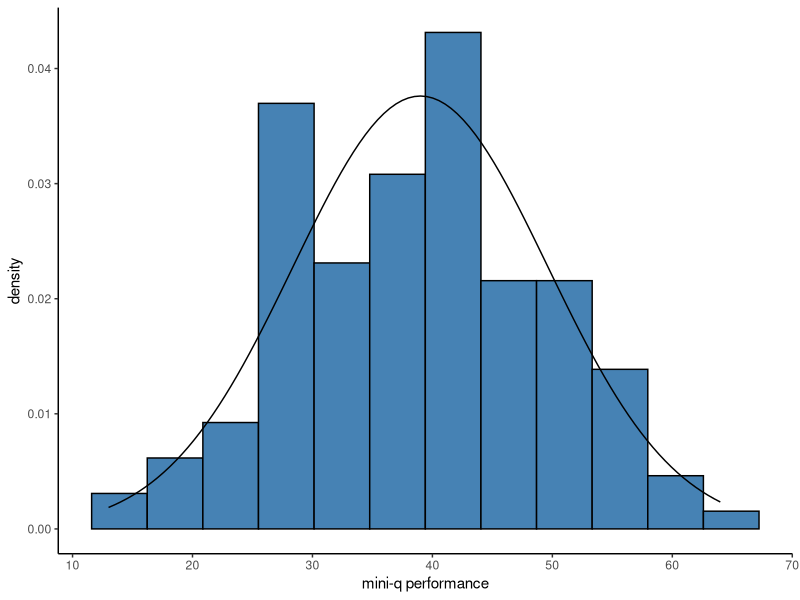
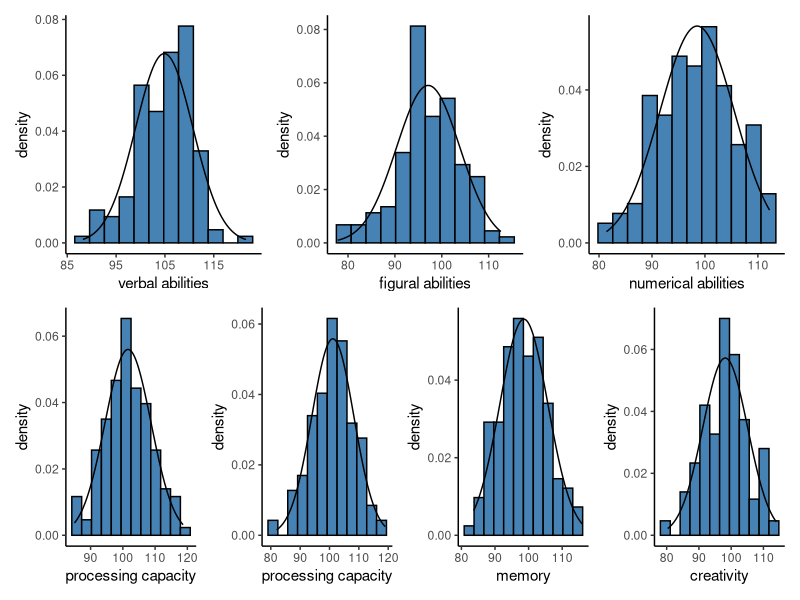
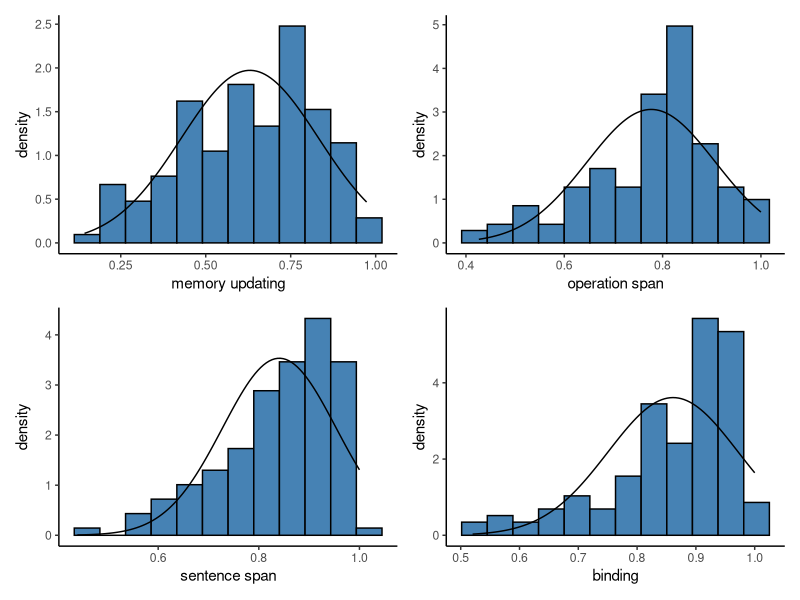
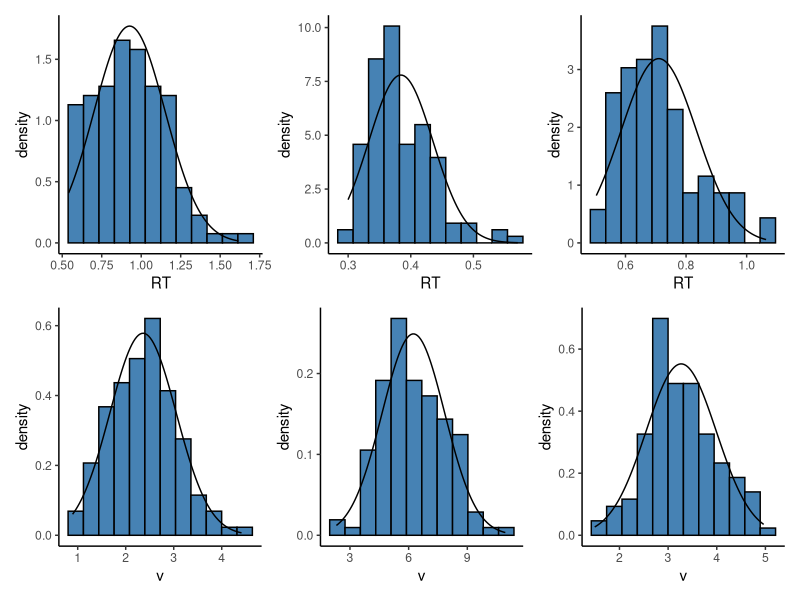

These charts were generated, in order, by the following R code: (Note: this script raises an error after producing the figures.)
##################################################################
## This R script accompanies the paper "Don't waste your time   ##
## measuring intelligence: Further evidence for the validity of ##
## a three-minute speeded reasoning test" by Schubert et al.    ## 
## (2023) and contains the analysis code for Study 1.           ## 
##################################################################

# set working directory 
setwd(dirname(rstudioapi::getActiveDocumentContext()$path))

# load packages ----
library(lavaan)
library(tidyverse)
library(psych)
library(patchwork)

# load data ----
data <- read.csv("data_study1.csv")

# descriptive  statistics ----
describe(data)

miniq <- data %>%
  ggplot(aes(x = miniq_sum)) + 
  geom_histogram(mapping = aes(x = miniq_sum, y=after_stat(density)),bins = 12, position = "dodge",fill = "steelblue", colour="black") + 
  stat_function(fun = dnorm, args = list(mean = mean(data$miniq_sum), sd = sd(data$miniq_sum))) +
  labs(x = "mini-q performance") +
  theme_classic()

BIS_V <- data %>%
  ggplot(aes(x = BIS_V)) + 
  geom_histogram(mapping = aes(x = BIS_V, y=after_stat(density)),bins = 12, position = "dodge",fill = "steelblue", colour="black") + 
  stat_function(fun = dnorm, args = list(mean = mean(data$BIS_V), sd = sd(data$BIS_V))) +
  labs(x = "verbal abilities") +
  theme_classic()

BIS_F <- data %>%
  ggplot(aes(x = BIS_F)) + 
  geom_histogram(mapping = aes(x = BIS_F, y=after_stat(density)),bins = 12, position = "dodge",fill = "steelblue", colour="black") + 
  stat_function(fun = dnorm, args = list(mean = mean(data$BIS_F), sd = sd(data$BIS_F))) +
  labs(x = "figural abilities") +
  theme_classic()

BIS_N <- data %>%
  ggplot(aes(x = BIS_N)) + 
  geom_histogram(mapping = aes(x = BIS_N, y=after_stat(density)),bins = 12, position = "dodge",fill = "steelblue", colour="black") + 
  stat_function(fun = dnorm, args = list(mean = mean(data$BIS_N, na.rm = TRUE), sd = sd(data$BIS_N, na.rm = TRUE))) +
  labs(x = "numerical abilities") +
  theme_classic()

BIS_PC <- data %>%
  ggplot(aes(x = BIS_PC)) + 
  geom_histogram(mapping = aes(x = BIS_PC, y=after_stat(density)),bins = 12, position = "dodge",fill = "steelblue", colour="black") + 
  stat_function(fun = dnorm, args = list(mean = mean(data$BIS_PC), sd = sd(data$BIS_PC))) +
  labs(x = "processing capacity") +
  theme_classic()


BIS_PS <- data %>%
  ggplot(aes(x = BIS_PS)) + 
  geom_histogram(mapping = aes(x = BIS_PS, y=after_stat(density)),bins = 12, position = "dodge",fill = "steelblue", colour="black") + 
  stat_function(fun = dnorm, args = list(mean = mean(data$BIS_PS), sd = sd(data$BIS_PS))) +
  labs(x = "processing capacity") +
  theme_classic()

BIS_M <- data %>%
  ggplot(aes(x = BIS_M)) + 
  geom_histogram(mapping = aes(x = BIS_M, y=after_stat(density)),bins = 12, position = "dodge",fill = "steelblue", colour="black") + 
  stat_function(fun = dnorm, args = list(mean = mean(data$BIS_M, na.rm = TRUE), sd = sd(data$BIS_M, na.rm = TRUE))) +
  labs(x = "memory") +
  theme_classic()

BIS_C <- data %>%
  ggplot(aes(x = BIS_C)) + 
  geom_histogram(mapping = aes(x = BIS_C, y=after_stat(density)),bins = 12, position = "dodge",fill = "steelblue", colour="black") + 
  stat_function(fun = dnorm, args = list(mean = mean(data$BIS_C, na.rm = TRUE), sd = sd(data$BIS_C, na.rm = TRUE))) +
  labs(x = "creativity") +
  theme_classic()

WMC_MU <- data %>%
  ggplot(aes(x = WMC_MU)) + 
  geom_histogram(mapping = aes(x = WMC_MU, y=after_stat(density)),bins = 12, position = "dodge",fill = "steelblue", colour="black") + 
  stat_function(fun = dnorm, args = list(mean = mean(data$WMC_MU, na.rm = TRUE), sd = sd(data$WMC_MU, na.rm = TRUE))) +
  labs(x = "memory updating") +
  theme_classic()

WMC_OpSp <- data %>%
  ggplot(aes(x = WMC_OpSp)) + 
  geom_histogram(mapping = aes(x = WMC_OpSp, y=after_stat(density)),bins = 12, position = "dodge",fill = "steelblue", colour="black") + 
  stat_function(fun = dnorm, args = list(mean = mean(data$WMC_OpSp, na.rm = TRUE), sd = sd(data$WMC_OpSp, na.rm = TRUE))) +
  labs(x = "operation span") +
  theme_classic()

WMC_SenSp <- data %>%
  ggplot(aes(x = WMC_SenSp)) + 
  geom_histogram(mapping = aes(x = WMC_SenSp, y=after_stat(density)),bins = 12, position = "dodge",fill = "steelblue", colour="black") + 
  stat_function(fun = dnorm, args = list(mean = mean(data$WMC_SenSp, na.rm = TRUE), sd = sd(data$WMC_SenSp, na.rm = TRUE))) +
  labs(x = "sentence span") +
  theme_classic()

WMC_Binding <- data %>%
  ggplot(aes(x = WMC_Binding)) + 
  geom_histogram(mapping = aes(x = WMC_Binding, y=after_stat(density)),bins = 12, position = "dodge",fill = "steelblue", colour="black") + 
  stat_function(fun = dnorm, args = list(mean = mean(data$WMC_Binding, na.rm = TRUE), sd = sd(data$WMC_Binding, na.rm = TRUE))) +
  labs(x = "binding") +
  theme_classic()

SMS_RT <- data %>%
  ggplot(aes(x = SMS_RT)) + 
  geom_histogram(mapping = aes(x = SMS_RT, y=after_stat(density)),bins = 12, position = "dodge",fill = "steelblue", colour="black") + 
  stat_function(fun = dnorm, args = list(mean = mean(data$SMS_RT, na.rm = TRUE), sd = sd(data$SMS_RT, na.rm = TRUE))) +
  labs(x = "RT") +
  theme_classic()

CRT_RT <- data %>%
  ggplot(aes(x = CRT_RT)) + 
  geom_histogram(mapping = aes(x = CRT_RT, y=after_stat(density)),bins = 12, position = "dodge",fill = "steelblue", colour="black") + 
  stat_function(fun = dnorm, args = list(mean = mean(data$CRT_RT, na.rm = TRUE), sd = sd(data$CRT_RT, na.rm = TRUE))) +
  labs(x = "RT") +
  theme_classic()

PLM_RT <- data %>%
  ggplot(aes(x = PLM_RT)) + 
  geom_histogram(mapping = aes(x = PLM_RT, y=after_stat(density)),bins = 12, position = "dodge",fill = "steelblue", colour="black") + 
  stat_function(fun = dnorm, args = list(mean = mean(data$PLM_RT, na.rm = TRUE), sd = sd(data$PLM_RT, na.rm = TRUE))) +
  labs(x = "RT") +
  theme_classic()

SMS_v <- data %>%
  ggplot(aes(x = SMS_v)) + 
  geom_histogram(mapping = aes(x = SMS_v, y=after_stat(density)),bins = 12, position = "dodge",fill = "steelblue", colour="black") + 
  stat_function(fun = dnorm, args = list(mean = mean(data$SMS_v, na.rm = TRUE), sd = sd(data$SMS_v, na.rm = TRUE))) +
  labs(x = "v") +
  theme_classic()

CRT_v <- data %>%
  ggplot(aes(x = CRT_v)) + 
  geom_histogram(mapping = aes(x = CRT_v, y=after_stat(density)),bins = 12, position = "dodge",fill = "steelblue", colour="black") + 
  stat_function(fun = dnorm, args = list(mean = mean(data$CRT_v, na.rm = TRUE), sd = sd(data$CRT_v, na.rm = TRUE))) +
  labs(x = "v") +
  theme_classic()

PLM_v <- data %>%
  ggplot(aes(x = PLM_v)) + 
  geom_histogram(mapping = aes(x = PLM_v, y=after_stat(density)),bins = 12, position = "dodge",fill = "steelblue", colour="black") + 
  stat_function(fun = dnorm, args = list(mean = mean(data$PLM_v, na.rm = TRUE), sd = sd(data$PLM_v, na.rm = TRUE))) +
  labs(x = "v") +
  theme_classic()

miniq

(BIS_V | BIS_F | BIS_N) / (BIS_PC | BIS_PS | BIS_M | BIS_C)

(WMC_MU | WMC_OpSp) / (WMC_SenSp | WMC_Binding)

(SMS_RT | CRT_RT | PLM_RT) / (SMS_v | CRT_v | PLM_v)
  

odd_even_cor <- 
  2*cor(data$miniq_even, data$miniq_odd)/(1+cor(data$miniq_even, data$miniq_odd))

# structural equation models ----

# (1) How predictive is mini-q performance of general cognitive abilities?

# latent correlation between mini-q performance and general cognitive abilities
model_cor <- '
          # measurement models
          g =~ BIS_V_z + BIS_F_z + BIS_N_z
          mini_q =~ miniq_1_z + miniq_2_z + miniq_3_z
          
          # latent correlation
          mini_q ~~ g

          # fix intercepts to zero
          BIS_V_z ~ 0
          BIS_F_z ~ 0
          BIS_N_z ~ 0
          miniq_1_z ~ 0
          miniq_2_z ~ 0
          miniq_3_z ~ 0'

fit_cor <- sem(model = model_cor, data = data, estimator = "ML" , missing="fiml")
summary(fit_cor, fit.measures=TRUE,standardized = TRUE, rsquare=TRUE)
standardizedSolution(fit_cor)

# corrected for age
model_cor_age <- '
          # measurement models
          g =~ BIS_V_z + BIS_F_z + BIS_N_z
          mini_q =~ miniq_1_z + miniq_2_z + miniq_3_z
          
          # latent correlation
          mini_q ~~ g
          mini_q ~ age_z
          g ~ age_z

          # fix intercepts to zero
          BIS_V_z ~ 0
          BIS_F_z ~ 0
          BIS_N_z ~ 0
          miniq_1_z ~ 0
          miniq_2_z ~ 0
          miniq_3_z ~ 0
          age_z ~ 0'

fit_cor_age <- sem(model = model_cor_age, data = data, estimator = "ML" , missing="fiml")
summary(fit_cor_age, fit.measures=TRUE,standardized = TRUE,rsquare=T)
standardizedSolution(fit_cor_age)

# (2) To what degree do processing speed and working memory capacity account for
# the relationship between mini-q performance and general cognitive abilities?

# regression model without mediation
model_reg <- '
          # measurement models
          g =~ BIS_V_z + BIS_F_z + BIS_N_z
          mini_q =~ miniq_1_z + miniq_2_z + miniq_3_z
          
          
          # regression 
            g ~ mini_q
            
          # fix intercepts to zero
          BIS_V_z ~ 0
          BIS_F_z ~ 0
          BIS_N_z ~ 0
          miniq_1_z ~ 0
          miniq_2_z ~ 0
          miniq_3_z ~ 0
          '

fit_reg <- sem(model = model_reg, data = data, estimator = "ML" , missing="fiml")
summary(fit_reg, fit.measures=TRUE,standardized = TRUE,rsquare=T)
standardizedSolution(fit_reg)

# mediation model with WMC and drift as mediators
model_med_1 <- '
          # measurement models
          g =~ BIS_V_z + BIS_F_z + BIS_N_z
          mini_q =~ miniq_1_z + miniq_2_z + miniq_3_z
          WMC =~ WMC_MU_z + WMC_Binding_z + WMC_OpSp_z + WMC_SenSp_z
          v =~ CRT_v_z + SMS_v_z + PLM_v_z
          WMC_OpSp_z ~~ WMC_SenSp_z
          
          # mediation 
            g ~ c*mini_q
            WMC ~ a1*mini_q
            v ~ a2*mini_q
            g ~ b1*WMC
            g ~ b2*v
            WMC ~~ v
            
          # indirect effect (a*b)
             ab1 := a1*b1
             ab2 := a2*b2
             
          # total effect
             total := c + (a1*b1) + (a2*b2)

          # fix intercepts to zero
          BIS_V_z ~ 0
          BIS_F_z ~ 0
          BIS_N_z ~ 0
          miniq_1_z ~ 0
          miniq_2_z ~ 0
          miniq_3_z ~ 0
          WMC_MU_z ~ 0
          WMC_Binding_z ~ 0
          WMC_OpSp_z ~ 0
          WMC_SenSp_z ~ 0
          CRT_v_z ~ 0
          SMS_v_z ~ 0
          PLM_v_z ~ 0'

fit_med_1 <- sem(model = model_med_1, data = data, estimator = "ML" , missing="fiml")
summary(fit_med_1, fit.measures=TRUE,standardized = TRUE,rsquare=T)
standardizedSolution(fit_med_1)

# mediation model with WMC and mean RT as mediators
model_med_2 <- '
          # measurement models
          g =~ BIS_V_z + BIS_F_z + BIS_N_z
          mini_q =~ miniq_1_z + miniq_2_z + miniq_3_z
          WMC =~ WMC_MU_z + WMC_Binding_z + WMC_OpSp_z + WMC_SenSp_z
          RT =~ CRT_RT_z + SMS_RT_z + PLM_RT_z
          WMC_OpSp_z ~~ WMC_SenSp_z
          
          # mediation 
            g ~ c*mini_q
            WMC ~ a1*mini_q
            RT ~ a2*mini_q
            g ~ b1*WMC
            g ~ b2*RT
            WMC ~~ RT
            
          # indirect effect (a*b)
             ab1 := a1*b1
             ab2 := a2*b2
             
          # total effect
             total := c + (a1*b1) + (a2*b2)

          # fix intercepts to zero
          BIS_V_z ~ 0
          BIS_F_z ~ 0
          BIS_N_z ~ 0
          miniq_1_z ~ 0
          miniq_2_z ~ 0
          miniq_3_z ~ 0
          WMC_MU_z ~ 0
          WMC_Binding_z ~ 0
          WMC_OpSp_z ~ 0
          WMC_SenSp_z ~ 0
          CRT_RT_z ~ 0
          SMS_RT_z ~ 0
          PLM_RT_z ~ 0'

fit_med_2 <- sem(model = model_med_2, data = data, estimator = "ML" , missing="fiml")
summary(fit_med_2, fit.measures=TRUE,standardized = TRUE,rsquare=T)
standardizedSolution(fit_med_2)

# (3) How do different operation-related components contribute to mini-q performance?

# multivariate regression model
model_mreg_op <- '
          # measurement models
          mini_q =~ miniq_1_z + miniq_2_z + miniq_3_z

          # multiple regression
          mini_q ~ BIS_PC_z + BIS_M_z + BIS_C_z + BIS_PS_z
          BIS_PC_z ~~ BIS_M_z + BIS_C_z + BIS_PS_z
          BIS_M_z ~~ BIS_C_z + BIS_PS_z
          BIS_C_z ~~ BIS_PS_z

          # fix intercepts to zero
          BIS_PC_z ~ 0
          BIS_M_z ~ 0
          BIS_C_z ~ 0
          BIS_PS_z ~ 0
          miniq_1_z ~ 0
          miniq_2_z ~ 0
          miniq_3_z ~ 0'

fit_mreg_op <- sem(model = model_mreg_op, data = data, estimator = "ML" , missing="fiml")
summary(fit_mreg_op, fit.measures=TRUE,standardized = TRUE,rsquare=T)
standardizedSolution(fit_mreg_op)

# modified multivariate regression model (regression path from memory and creativity fixed to 0)
model_mreg_op_mod1 <- '
          # measurement models
          mini_q =~ miniq_1_z + miniq_2_z + miniq_3_z

          # multiple regression
          mini_q ~ BIS_PC_z + 0*BIS_M_z + 0*BIS_C_z + BIS_PS_z
          BIS_PC_z ~~ BIS_M_z + BIS_C_z + BIS_PS_z
          BIS_M_z ~~ BIS_C_z + BIS_PS_z
          BIS_C_z ~~ BIS_PS_z

          # fix intercepts to zero
          BIS_PC_z ~ 0
          BIS_M_z ~ 0
          BIS_C_z ~ 0
          BIS_PS_z ~ 0
          miniq_1_z ~ 0
          miniq_2_z ~ 0
          miniq_3_z ~ 0'

fit_mreg_op_mod1 <- sem(model = model_mreg_op_mod1, data = data, estimator = "ML" , missing="fiml")
summary(fit_mreg_op_mod1, fit.measures=TRUE,standardized = TRUE,rsquare=T)
standardizedSolution(fit_mreg_op_mod1)

# comparison between the two multiple regression models
anova(fit_mreg_op, fit_mreg_op_mod1)

# modified multivariate regression model (regression path from memory and creativity fixed to 0
# and regressions weights of processing capacity and speed constrained to be equal)
model_mreg_op_mod2 <- '
          # measurement models
          mini_q =~ miniq_1_z + miniq_2_z + miniq_3_z

          # multiple regression
          mini_q ~ b*BIS_PC_z + 0*BIS_M_z + 0*BIS_C_z + b*BIS_PS_z
          BIS_PC_z ~~ BIS_M_z + BIS_C_z + BIS_PS_z
          BIS_M_z ~~ BIS_C_z + BIS_PS_z
          BIS_C_z ~~ BIS_PS_z

          # fix intercepts to zero
          BIS_PC_z ~ 0
          BIS_M_z ~ 0
          BIS_C_z ~ 0
          BIS_PS_z ~ 0
          miniq_1_z ~ 0
          miniq_2_z ~ 0
          miniq_3_z ~ 0'

fit_mreg_op_mod2 <- sem(model = model_mreg_op_mod2, data = data, estimator = "ML" , missing="fiml")
summary(fit_mreg_op_mod2, fit.measures=TRUE,standardized = TRUE,rsquare=T)
standardizedSolution(fit_mreg_op_mod2)

# comparison between the two multiple regression models
anova(fit_mreg_op_mod1, fit_mreg_op_mod2)

# (4) How do verbal, figural, and numerical abilities contribute to mini-q performance?

# multivariate regression model
model_mreg <- '
          # measurement models
          mini_q =~ miniq_1_z + miniq_2_z + miniq_3_z

          # multiple regression
          mini_q ~ BIS_V_z + BIS_F_z + BIS_N_z
          BIS_V_z ~~ BIS_F_z + BIS_N_z
          BIS_F_z ~~ BIS_N_z

          # fix intercepts to zero
          BIS_V_z ~ 0
          BIS_F_z ~ 0
          BIS_N_z ~ 0
          miniq_1_z ~ 0
          miniq_2_z ~ 0
          miniq_3_z ~ 0'

fit_mreg <- sem(model = model_mreg, data = data, estimator = "ML" , missing="fiml")
summary(fit_mreg, fit.measures=TRUE,standardized = TRUE,rsquare=T)
standardizedSolution(fit_mreg)

# modified multivariate regression model (regression path from numerical abilities fixed to 0)
model_mreg_mod1 <- '
          # measurement models
          mini_q =~ miniq_1_z + miniq_2_z + miniq_3_z
          BIS_N_lat =~ 1*BIS_N_z

          # multiple regression
          mini_q ~ BIS_V_z + BIS_F_z + 0*BIS_N_lat
          BIS_V_z ~~ BIS_F_z + BIS_N_lat
          BIS_F_z ~~ BIS_N_lat

          # fix intercepts to zero
          BIS_V_z ~ 0
          BIS_F_z ~ 0
          BIS_N_z ~ 0
          miniq_1_z ~ 0
          miniq_2_z ~ 0
          miniq_3_z ~ 0'

fit_mreg_mod1 <- sem(model = model_mreg_mod1, data = data, estimator = "ML" , missing="fiml")
summary(fit_mreg_mod1, fit.measures=TRUE,standardized = TRUE,rsquare=T)
standardizedSolution(fit_mreg_mod1)

# comparison between the two multiple regression models
anova(fit_mreg, fit_mreg_mod1)

# modified multivariate regression model (regression path from numerical abilities fixed
# to 0 and regression weights of verbal and figural abilities constrained to be equal)
model_mreg_mod2 <- '
          # measurement models
          mini_q =~ miniq_1_z + miniq_2_z + miniq_3_z
          BIS_N_lat =~ 1*BIS_N_z

          # multiple regression
          mini_q ~ b*BIS_V_z + b*BIS_F_z + 0*BIS_N_lat
          BIS_V_z ~~ BIS_F_z + BIS_N_lat
          BIS_F_z ~~ BIS_N_lat

          # fix intercepts to zero
          BIS_V_z ~ 0
          BIS_F_z ~ 0
          BIS_N_z ~ 0
          miniq_1_z ~ 0
          miniq_2_z ~ 0
          miniq_3_z ~ 0'

fit_mreg_mod2 <- sem(model = model_mreg_mod2, data = data, estimator = "ML" , missing="fiml")
summary(fit_mreg_mod2, fit.measures=TRUE,standardized = TRUE,rsquare=T)
standardizedSolution(fit_mreg)

# model comparison
anova(fit_mreg_mod1, fit_mreg_mod2)
